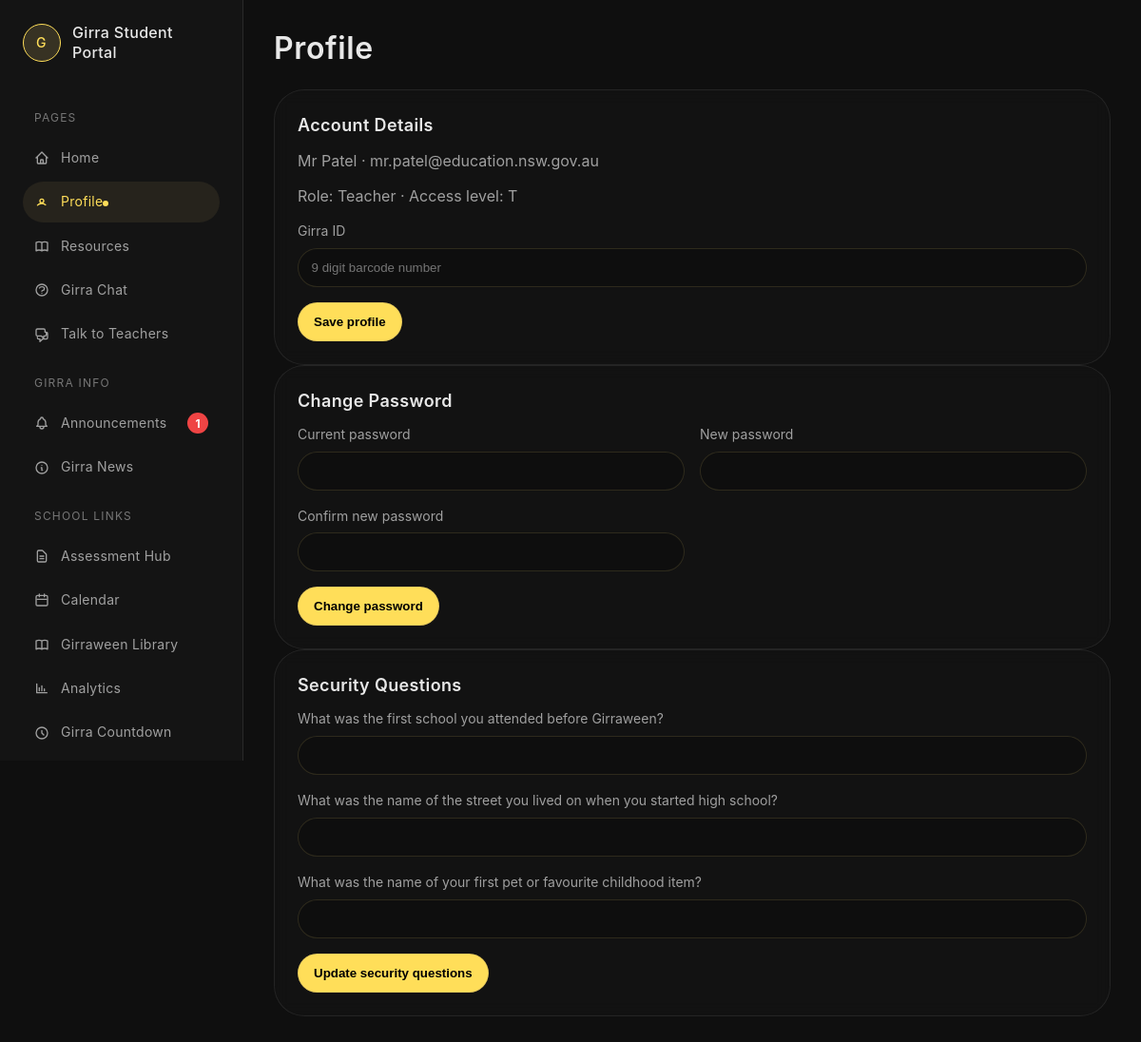
The page /profile (signed in) on the database its author committed.
### tables this page shows
CREATE TABLE users (
    id INTEGER PRIMARY KEY AUTOINCREMENT,
    first_name TEXT NOT NULL,
    last_name TEXT NOT NULL,
    email TEXT NOT NULL UNIQUE,
    password_hash TEXT NOT NULL,
    access_level TEXT NOT NULL CHECK(access_level IN ('7','8','9','10','11','12','T')),
    created_at TEXT DEFAULT (datetime('now'))
, student_number TEXT, role TEXT NOT NULL DEFAULT 'student');

### app.py (the view, shortened to what this page needs)
@app.route('/profile', methods=['GET', 'POST'])
def profile():
    if not session.get('logged_in'):
        return redirect(url_for('login'))
    ensure_security_questions_table()
    user_id = session.get('user_id')
    message = None
    error = None
    conn = get_db()
    cur = conn.cursor()
    cur.execute("SELECT first_name, last_name, email, student_number, access_level, role FROM users WHERE id = ?", (user_id,))
    user = cur.fetchone()
    conn.close()
    return render_template(
        'profile.html',
        user=user,
        questions=SECURITY_QUESTIONS,
        message=message,
        error=error
    )

### app.py (called while the page is built)
def csrf_token():
    token = session.get("_csrf_token")
    if not token:
        token = secrets.token_urlsafe(32)
        session["_csrf_token"] = token
    return token

def harden_sqlite_permissions(db_path: str):
    if os.name == "posix" and os.path.exists(db_path):
        os.chmod(db_path, stat.S_IRUSR | stat.S_IWUSR)

def harden_project_databases():
    harden_sqlite_permissions("girra_portal.db")
    harden_sqlite_permissions("knowledge.db")

def get_db():
    conn = sqlite3.connect("girra_portal.db")
    conn.row_factory = sqlite3.Row
    return conn

def ensure_security_questions_table():
    ensure_portal_tables()

def can_access(user_level: str, min_level: str) -> bool:
    return LEVEL_ORDER.get(user_level, 0) >= LEVEL_ORDER.get(min_level, 0)

def current_role() -> str:
    return session.get("role", "teacher" if session.get("access_level") == "T" else "student")

def is_teacher() -> bool:
    return current_role() == "teacher" and session.get("access_level") == "T"

def is_admin() -> bool:
    return current_role() == "admin"

def get_last_seen(cur, user_id: int, item_type: str, item_id: int = 0):
    cur.execute("""
        SELECT last_seen_at
        FROM user_read_state
        WHERE user_id = ? AND item_type = ? AND item_id = ?
    """, (user_id, item_type, item_id))
    row = cur.fetchone()
    return row["last_seen_at"] if row else "1970-01-01 00:00:00"

@app.context_processor
def inject_notifications():
    return {
        "notifications": get_notification_counts(),
        "is_teacher": is_teacher(),
        "is_admin": is_admin(),
    }

### templates/profile.html (shortened to what this page needs)
<!DOCTYPE html>
<html lang="en">
<head>
    <link rel="stylesheet" href="{{ url_for('static', filename='styles/global.css') }}">
    <link rel="stylesheet" href="{{ url_for('static', filename='styles/home.css') }}">
    <link rel="stylesheet" href="{{ url_for('static', filename='styles/pages.css') }}">
</head>
<body>
    <div class="dashboard">
        {% include 'sidebar.html' %}
        <main class="main-content">
            <div class="page-container">
                <h1 class="page-title">Profile</h1>
                <div class="info-panel">
                    <h3>Account Details</h3>
                    <p class="muted-text">{{ user.first_name }} {{ user.last_name }} &middot; {{ user.email }}</p>
                    <p class="muted-text">Role: {{ user.role|title }} &middot; Access level: {{ user.access_level }}</p>
                    <form class="portal-form" method="post">
                        <label>Girra ID
                            <input name="student_number" value="{{ user.student_number or '' }}" maxlength="9" placeholder="9 digit barcode number">
                        </label>
                        <button class="portal-button" type="submit">Save profile</button>
                    </form>
                </div>
                <div class="info-panel">
                    <h3>Change Password</h3>
                    <form class="portal-form" method="post">
                        <div class="form-grid-2">
                            <label>Current password
                                <input name="current_password" type="password" required>
                            </label>
                            <label>New password
                                <input name="new_password" type="password" required>
                            </label>
                            <label>Confirm new password
                                <input name="confirm_password" type="password" required>
                            </label>
                        </div>
                        <button class="portal-button" type="submit">Change password</button>
                    </form>
                </div>
                <div class="info-panel">
                    <h3>Security Questions</h3>
                    <form class="portal-form" method="post">
                        {% for question in questions %}
                        <label>{{ question.text }}
                            <input name="security_{{ question.key }}" required>
                        </label>
                        {% endfor %}
                        <button class="portal-button" type="submit">Update security questions</button>
                    </form>
                </div>
            </div>
        </main>
    </div>
</body>
</html>

### static/styles/global.css (style rules this page uses)
:root { --girra-bg: #0f0f0f; --girra-sidebar: #141414; --girra-bg-lighter: #1a1a1a; --girra-border: #2a2a2a; --girra-yellow: #ffde59; --girra-text: #e8e8e8; --girra-text-muted: #a0a0a0; --spacing-xs: 0.25rem; --spacing-sm: 0.5rem; --spacing-md: 1rem; --spacing-lg: 1.5rem; --spacing-xl: 2rem; --radius-sm: 0.5rem; --radius-md: 0.75rem; --radius-lg: 1rem; --radius-xl: 1.5rem; --radius-2xl: 2rem; --radius-3xl: 3rem; --transition-fast: 200ms ease; --transition-normal: 300ms ease; --transition-slow: 500ms ease; }
* { margin: 0; padding: 0; box-sizing: border-box; }
html, body { font-family: -apple-system, BlinkMacSystemFont, 'Segoe UI', Roboto, 'Helvetica Neue', Arial, sans-serif; background-color: var(--girra-bg); color: var(--girra-text); line-height: 1.6; -webkit-font-smoothing: antialiased; -moz-osx-font-smoothing: grayscale; }
body { min-height: 100vh; overflow-x: hidden; }
h1 { font-size: 2.5rem; font-weight: 600; line-height: 1.2; letter-spacing: -0.02em; }
h3 { font-size: 1.25rem; font-weight: 600; line-height: 1.4; }
p { font-size: 1rem; line-height: 1.6; }

### static/styles/home.css (style rules this page uses)
.dashboard { display: flex; min-height: 100vh; background-color: var(--girra-bg); }
.main-content { margin-left: 4rem; flex: 1; padding: 1rem; }
@media (min-width: 768px) { .main-content { margin-left: 16rem; padding: 2rem; } }

### static/styles/pages.css (style rules this page uses)
.page-container { max-width: 64rem; margin: 0 auto; }
.page-title { font-size: 2rem; margin-bottom: 1.5rem; letter-spacing: 0.02em; }
.info-panel { border-radius: var(--radius-2xl); padding: 1.5rem; background-color: rgba(20, 20, 20, 0.6); backdrop-filter: blur(8px); border: 1px solid rgba(42, 42, 42, 0.8); }
.info-panel h3 { font-size: 1.125rem; margin-bottom: 0.75rem; letter-spacing: 0.02em; }
.portal-form { display: flex; flex-direction: column; gap: 1rem; }
.form-grid-2 { display: grid; grid-template-columns: 1fr; gap: 1rem; }
.portal-form label { display: flex; flex-direction: column; gap: 0.4rem; color: var(--girra-text-muted); font-size: 0.875rem; }
.portal-form input, .portal-form textarea, .portal-form select, .table-form input, .table-form select { width: 100%; border: 1px solid rgba(196, 169, 98, 0.18); border-radius: var(--radius-xl); background: rgba(15, 15, 15, 0.9); color: var(--girra-text); padding: 0.75rem 0.85rem; }
.portal-button, .small-button { border: 1px solid rgba(196, 169, 98, 0.35); border-radius: var(--radius-xl); background: var(--girra-yellow); color: #000; cursor: pointer; font-weight: 700; }
.portal-button { align-self: flex-start; padding: 0.75rem 1rem; }
.content-meta, .muted-text { color: var(--girra-text-muted); margin-bottom: 0.75rem; }
@media (min-width: 768px) { .form-grid-2 { grid-template-columns: repeat(2, minmax(0, 1fr)); } }

### rows shown on the page
users: first_name "Mr", last_name "Patel", email "mr.patel@education.nsw.gov.au", role "Teacher", access_level "T"

### other values the page prints
{{ notifications.announcements }} "1"
{{ question.text }} "What was the first school you attended before Girraween?" "What was the name of the street you lived on when you started high school?" "What was the name of your first pet or favourite childhood item?"
